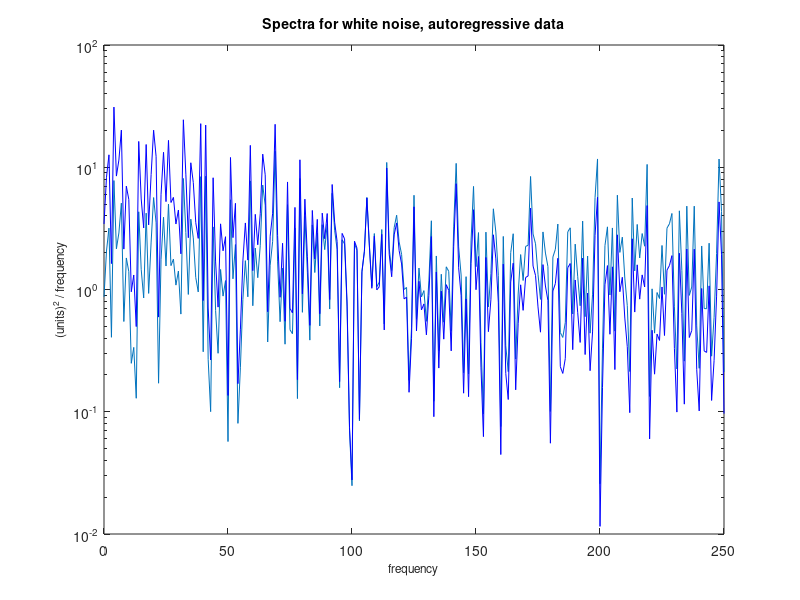

This figure's MATLAB source:
% file SIOC 221A HW 5
% 
% author Julia Dohner
%
% due date November 2, 2017

clear all; close all;

%% Compute two spectra

% generating 10,000 element dataset with Gaussian white noise
a=randn(10000,1);
% b(1)=b(1)=a(1); % this throws the error "The expression to the left of
% the equals sign is not a valid target for an assignment."
b(1) = a(1);
% generating a second dataset using autoregressive process
for i=2:length(a)
    b(i)=.5*b(i-1)+a(i);
end

% compute two spectra for white noise and autorecessive datasets by
% breaking the data up into segments

% reshaping data vector into 500x20 matrix
a_reshape = reshape(a,[500,20]); % suggestion for getting red, white spectra
b_reshape = reshape(b,[500,20]);
%a_test = a_reshape(:,1);

% % Question: when you reshape, does it calculate individual fft of each
% column? - Yes
f_a = fft(a_reshape);
f_b = fft(b_reshape);
% f_test = fft(a_test);
% f_firstcola = f_a(:,1);

% more rigorous way of ensuring calculating ffts of individual columns
% for i = 1:20
%     fft_a(:,i) = fft(a_reshape(:,i));
%     fft_b(:,i) = fft(b_reshape(:,i));
% end

% plotting spectra of a and b
N = 500; % length of each chunk of data
% Question: is this fine for the chunks in columns? probably no because
% amp_a becomes a 1x251 double
% amp_a = abs(f_a(1:N/2+1)).^2; % for even N
% amp_b = abs(f_b(1:N/2+1)).^2; % for even N

% pre-allocating for speed
amp_a = zeros(251,20);
amp_b = zeros(251,20);
for i = 1:20
    % Question: the +1 seems problematic because then I end up with 251x20
    % vectors
    amp_a(:,i) = abs(f_a(1:N/2+1)).^2; % for even N
    amp_b(:,i) = abs(f_b(1:N/2+1)).^2; % for even N
end


% summing over all spectra (taken from lecture 7 notes- seems weird)

% turning into row vectors to plot
% amp_a = amp_a(:);
% amp_b = amp_b(:);

% meeting notes: take mean across rows
mean_amp_a = mean(amp_a,2)/(N/2); % 2 is taking mean across second dimension (each row)
% default is dim 1, which is each column
% 250 freqs, 20 datasets
% can think of 20 thermistors on pier, ft each time series, average
% together to get typical spectrum for whole record
mean_amp_b = mean(amp_b,2)/(N/2); % multiplying by 2 bc taking half frequencies, divide by N to normalize
% technically don't do to freq 0, but won't be looking at freq 0


% Question: how to create frequency vector?

% figure
% what is happening here is that each spectrum is individually calculated-
% they all look red. Then when they get plotted together like this they're
% just stuck next to each other, which makes it look like it's oscillating
%semilogy(1:5020,amp_a, '-m', 1:5020, amp_b,'-b')
semilogy(0:250,mean_amp_a, 0:250, mean_amp_b, '-b');
title('\fontsize{14}Spectra for white noise, autoregressive data');
xlabel('\fontsize{12}frequency'); % freq is arbitrary, technically cycles per length of data
ylabel('\fontsize{12}(units)^2 / frequency'); % y is arbitrary energy, raw data squared, divide by freq

% seems liek there's a lot of noise, go on to next section, look at error
% bars, see if wiggles are consistent with error bars, if not, look at code
%could also make dataset larger (200 instead of 20)

% summing: want energy in each segment (lect 7 notes)
% mean: want typical energy
% need to divide by length of segment to get the energy to work out
% (normalize appropriately)
